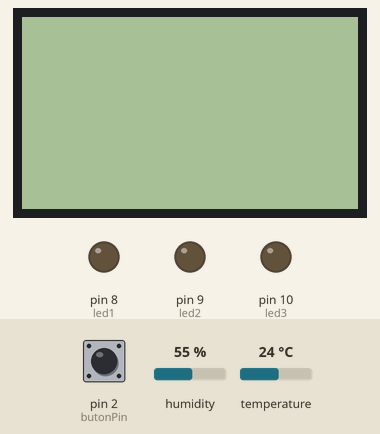
A sketch run on a simulated Arduino Uno, built with avr-gcc and run on an emulated ATmega328P. Shown: 84×48 one-colour display, output pins drawn as LEDs (lit = HIGH). The inputs (shaded band) are chosen by the test bench; at power-on: pin 2 (butonPin) HIGH, humidity 55 %, temperature 24 °C.

Above: at 1.2 s.
1.3 s: pin 2 (butonPin) pulled LOW for 0.15 s
At 2.7 s:
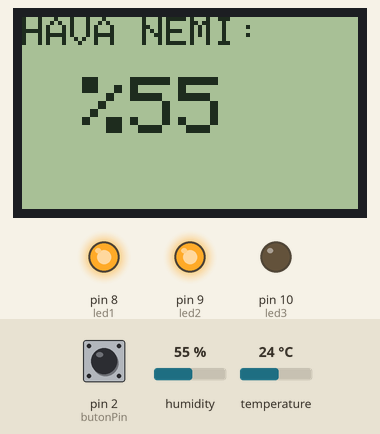
3.1 s: humidity set to 52 %
At 4.9 s:
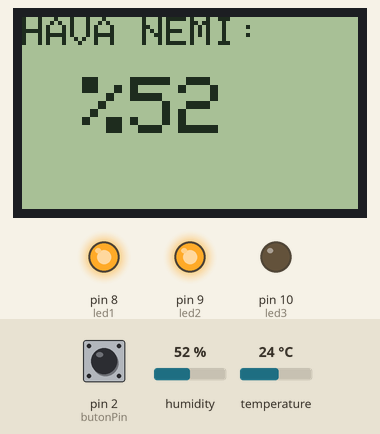
5.2 s: humidity set to 49 %
At 6.1 s:
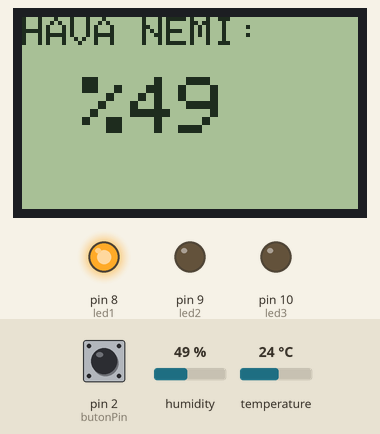
7.3 s: humidity set to 88 %
At 8.4 s:
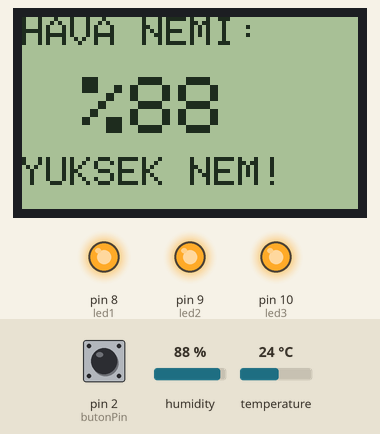
9.3 s: pin 2 (butonPin) pulled LOW for 1 s
At 11.0 s:
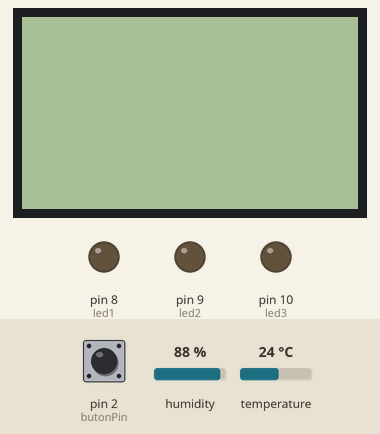
11.8 s: pin 2 (butonPin) pulled LOW for 0.15 s
At 12.3 s:
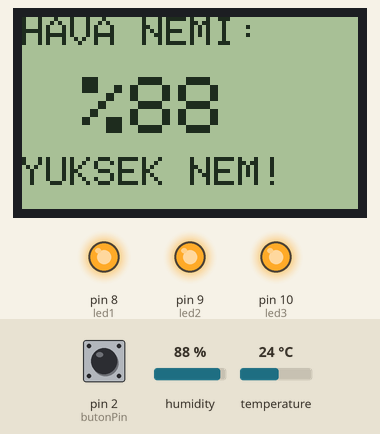
Timing chart, 0 to 14.5 s (numbered marks = the images above; inputs shaded):
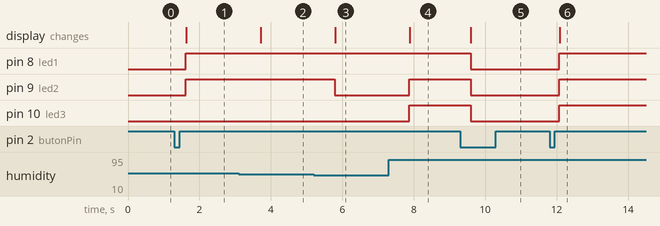

The sketch:

Nem_Sicaklik_Sensor.ino
```cpp
#include <SPI.h>
#include <Adafruit_GFX.h>
#include <Adafruit_PCD8544.h>
#include <DHT.h>

// Pin Tanımlamaları
#define DHTPIN 12     // DHT11 S pini D12'de
#define DHTTYPE DHT11
DHT dht(DHTPIN, DHTTYPE);

// Nokia 5110: CLK=3, DIN=4, DC=5, CE=7, RST=6
Adafruit_PCD8544 display = Adafruit_PCD8544(3, 4, 5, 7, 6);

const int led1 = 8;
const int led2 = 9;
const int led3 = 10;
const int butonPin = 2;

bool sistemAcik = false;
int sonButonDurumu = HIGH;

void setup() {
  pinMode(led1, OUTPUT);
  pinMode(led2, OUTPUT);
  pinMode(led3, OUTPUT);
  pinMode(butonPin, INPUT_PULLUP);

  dht.begin();
  display.begin();
  display.setContrast(55);
  display.clearDisplay();
  display.display();
}

void loop() {
  int butonOkuma = digitalRead(butonPin);

  if (butonOkuma == LOW && sonButonDurumu == HIGH) {
    sistemAcik = !sistemAcik;
    delay(200);
  }
  sonButonDurumu = butonOkuma;

  if (sistemAcik) {
    // DHT11'den veri oku
    float nem = dht.readHumidity();

    // Veri okunamazsa hata verme
    if (isnan(nem)) {
      display.clearDisplay();
      display.setCursor(0,0);
      display.print("Sensor Hatasi");
      display.display();
      return;
    }

    display.clearDisplay();
    display.setTextSize(1);
    display.setCursor(0,0);
    display.print("HAVA NEMI:");

    display.setTextSize(2);
    display.setCursor(15,15);
    display.print("%");
    display.print((int)nem);

    // LED Kontrolü (Hava nemine göre)
    digitalWrite(led1, nem > 30 ? HIGH : LOW);
    digitalWrite(led2, nem > 50 ? HIGH : LOW);
    digitalWrite(led3, nem > 70 ? HIGH : LOW);

    if (nem > 70) {
      display.setTextSize(1);
      display.setCursor(0,35);
      display.print("YUKSEK NEM!");
    }
    display.display();

  } else {
    display.clearDisplay();
    display.display();
    digitalWrite(led1, LOW);
    digitalWrite(led2, LOW);
    digitalWrite(led3, LOW);
  }
  delay(100);
}
```

Measured:
- the behaviour switches between 51 and 50 % on humidity (found by bisection; images 2 and 3)
- after the input at 1.3 s, pin 8 (led1), pin 9 (led2): LOW → HIGH after 0.32 s; the display: changes after 0.34 s (image 1)
- after the input at 3.1 s, the display: changes after 0.62 s (image 2)
- after the input at 5.2 s, pin 9 (led2): HIGH → LOW after 0.59 s; the display: changes after 0.61 s (image 3)
- after the input at 7.3 s, pin 9 (led2), pin 10 (led3): LOW → HIGH after 0.58 s; the display: changes after 0.59 s (image 4)
- after the input at 9.3 s, pin 8 (led1), pin 9 (led2), pin 10 (led3): HIGH → LOW after 0.30 s; the display: changes after 0.30 s (image 5)
- after the input at 11.8 s, pin 8 (led1), pin 9 (led2), pin 10 (led3): LOW → HIGH after 0.27 s; the display: changes after 0.28 s (image 6)
